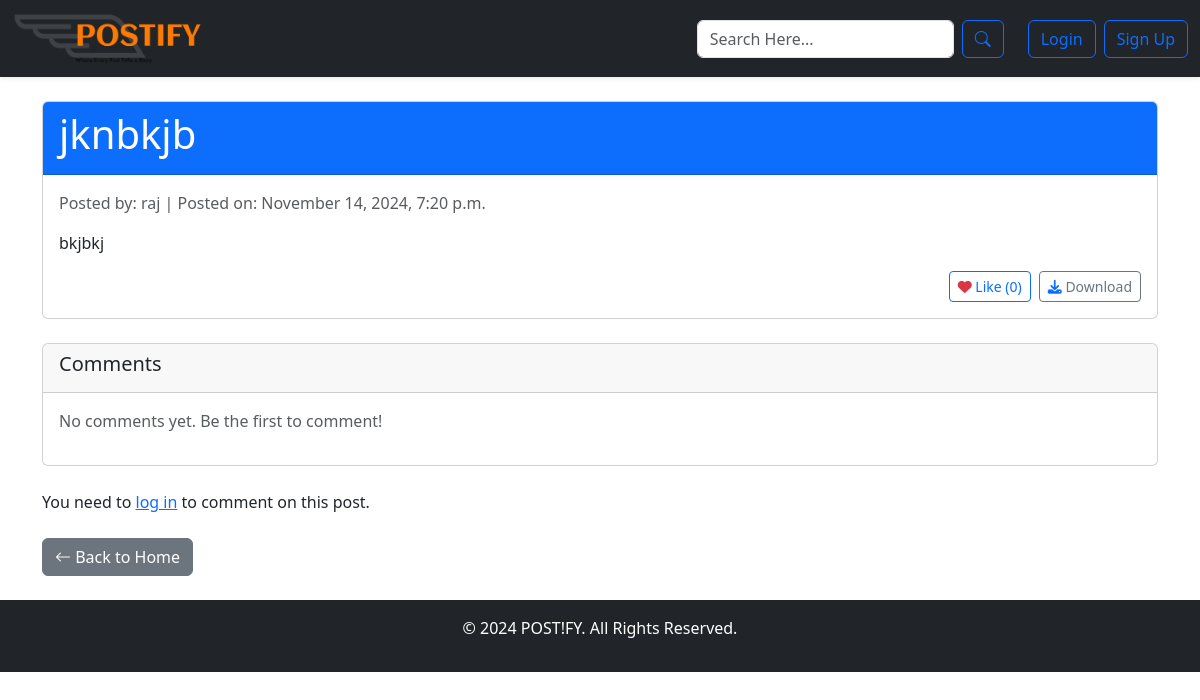
The page /post/8/ on the database as committed earlier.
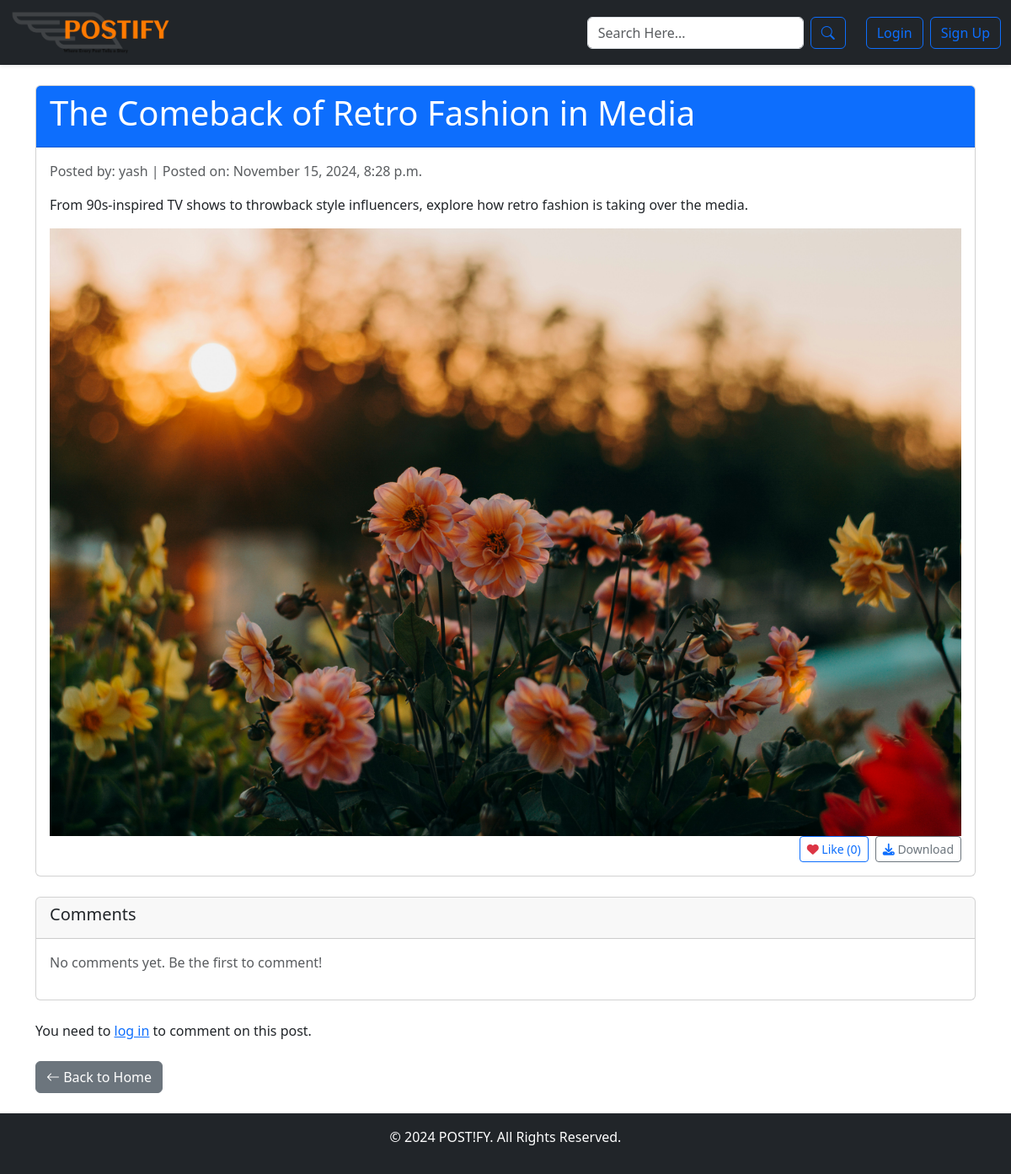
The same page on the database as committed later.
### app/models.py (models this page shows, shortened)
class Post(models.Model):
    user = models.ForeignKey(User, on_delete=models.CASCADE)
    title = models.CharField(max_length=255)
    content = models.TextField()
    file = models.FileField(upload_to='post_files/', null=True, blank=True)
    created_at = models.DateTimeField(auto_now_add=True)
    def like_count(self):
        return self.likes.count()

### app/views.py (the view)
# urls.py: path('post/<int:post_id>/', views.post_detail, name='post_detail'),
def post_detail(request, post_id):
    post = get_object_or_404(Post, id=post_id)
    comments = post.comments.all()
    file_type = None
    if post.file:
        if post.file.url.endswith(('.jpg', '.jpeg', '.png')):
            file_type = 'image'
        elif post.file.url.endswith(('.mp4', '.webm')):
            file_type = 'video'
        elif post.file.url.endswith(('.mp3', '.wav')):
            file_type = 'audio'
    if request.method == "POST":
        comment_form = CommentForm(request.POST)
        if comment_form.is_valid():
            comment = comment_form.save(commit=False)
            comment.post = post
            comment.user = request.user
            comment.save()
            return redirect('post_detail', post_id=post.id)
    else:
        comment_form = CommentForm()
    return render(request, 'post_detail.html', {
        'post': post,
        'file_type': file_type,
        'comments': comments,
        'comment_form': comment_form
    })

### app/forms.py
class CommentForm(forms.ModelForm):
    class Meta:
        model = Comment
        fields = ['content']

### templates/post_detail.html (shortened to what this page needs)
{% extends "base.html" %}
{% block content %}
<div class="container mt-4">
    <div class="card">
        <div class="card-header bg-primary text-white">
            <h1>{{ post.title }}</h1>
        </div>
        <div class="card-body">
            <p class="text-muted">Posted by: {{ post.user.username }} | Posted on: {{ post.created_at|date:"F j, Y, g:i a" }}</p>
            <p>{{ post.content }}</p>
            {% if post.file %}
                <div class="mt-3">
                    {% if file_type == "image" %}
                        <img src="{{ post.file.url }}" class="img-fluid" alt="Image attachment">
                    {% elif file_type == "video" %}
                        <video controls class="w-100">
                            <source src="{{ post.file.url }}" type="video/mp4">
                            Your browser does not support the video tag.
                        </video>
                    {% elif file_type == "audio" %}
                        <audio controls class="w-100">
                            <source src="{{ post.file.url }}" type="audio/mpeg">
                            Your browser does not support the audio element.
                        </audio>
                    {% else %}
                        <a href="{{ post.file.url }}" download class="btn btn-outline-secondary mt-3">
                            <i class="bi bi-download"></i> Download Attachment
                        </a>
                    {% endif %}
                </div>
            {% endif %}
            <div class="d-flex justify-content-end">
                <a href="{% url 'like_post' post.id %}" class="btn btn-sm btn-outline-primary me-2">
                    <i class="fa-solid fa-heart text-danger"></i> Like ({{ post.like_count }})
                </a>
                <a href="{% url 'download_file' post.id %}" class="btn btn-sm btn-outline-secondary">
                    <i class="fa-solid fa-download text-primary"></i> Download
                </a>
            </div>
        </div>
    </div>
    <div class="card mt-4">
        <div class="card-header">
            <h5>Comments</h5>
        </div>
        <div class="card-body">
            {% if comments %}
                <ul class="list-unstyled">
                    {% for comment in comments %}
                        <li class="mb-3">
                            <strong>{{ comment.user.username }}</strong> <small class="text-muted">{{ comment.created_at|date:"F j, Y, g:i a" }}</small>
                            <p>{{ comment.content }}</p>
                        </li>
                    {% endfor %}
                </ul>
            {% else %}
                <p class="text-muted">No comments yet. Be the first to comment!</p>
            {% endif %}
        </div>
    </div>
    {% if user.is_authenticated %}
        <div class="card mt-4">
            <div class="card-header">
                <h5>Leave a Comment</h5>
            </div>
            <div class="card-body">
                <form method="post" action="{% url 'post_detail' post.id %}">
                    {% csrf_token %}
                    <div class="mb-3">
                        <textarea name="content" class="form-control" rows="3" placeholder="Write your comment here..." required></textarea>
                    </div>
                    <button type="submit" class="btn btn-primary">Submit Comment</button>
                </form>
            </div>
        </div>
    {% else %}
        <p class="mt-4">You need to <a href="{% url 'login' %}">log in</a> to comment on this post.</p>
    {% endif %}
    <div class="mt-4">
        <a href="{% url 'home' %}" class="btn btn-secondary"><i class="bi bi-arrow-left"></i> Back to Home</a>
    </div>
</div>
{% endblock %}

### templates/base.html (shortened to what this page needs)
{% load static %}
<!DOCTYPE html>
<html lang="en">
<head>
    <link href="https://cdn.jsdelivr.net/npm/bootstrap@5.3.0/dist/css/bootstrap.min.css" rel="stylesheet">
    <link href="https://cdn.jsdelivr.net/npm/bootstrap-icons@1.10.5/font/bootstrap-icons.css" rel="stylesheet">
    <link rel="stylesheet" href="https://cdnjs.cloudflare.com/ajax/libs/font-awesome/6.4.2/css/all.min.css">
</head>
<body>
    <nav class="navbar navbar-expand-lg navbar-dark bg-dark shadow-sm mb-4">
        <div class="container-fluid">
            <a class="navbar-brand" href="{% url 'home' %}">
                <img src="{% static 'images/logo1.png' %}" alt="Logo" width="200" height="50" class="d-inline-block align-text-top">
            </a>
            <div class="collapse navbar-collapse" id="navbarNav">
                <form class="d-flex ms-auto" method="get" action="{% url 'search' %}">
                    <input class="form-control me-2" type="search" placeholder="Search Here..." aria-label="Search" name="q">
                    <button class="btn btn-outline-primary" type="submit"><i class="bi bi-search"></i></button>
                </form>
                <ul class="navbar-nav ms-3">
                    {% if user.is_authenticated %}
                        <li class="nav-item">
                            <a class="nav-link" href="{% url 'profile' %}">Profile</a>
                        </li>
                        <li class="nav-item">
                            <a class="nav-link" href="{% url 'new_post' %}">Create Post</a>
                        </li>
                        <li class="nav-item">
                            <a class="nav-link" href="{% url 'my_posts' %}">My Posts</a>
                        </li>
                        <li class="nav-item">
                            <a class="btn btn-outline-primary ms-2" href="{% url 'logout' %}">Logout</a>
                        </li>
                    {% else %}
                        <li class="nav-item">
                            <a class="btn btn-outline-primary ms-2" href="{% url 'login' %}">Login</a>
                        </li>
                        <li class="nav-item">
                            <a class="btn btn-outline-primary ms-2" href="{% url 'signup' %}">Sign Up</a>
                        </li>
                    {% endif %}
                </ul>
            </div>
        </div>
    </nav>
    {% block content %}
    {% endblock %}
    <footer class="bg-dark text-white text-center py-3 mt-4">
        <p>&copy; 2024 POST!FY. All Rights Reserved.</p>
    </footer>
</body>

Rows that differ between the two databases and show on the page:
changed Post: title "jknbkjb" → "The Comeback of Retro Fashion in Media"; user.username "raj" → "yash"; created_at "November 14, 2024, 7:20 p.m." → "November 15, 2024, 8:28 p.m."; content "bkjbkj" → "From 90s-inspired TV shows to throwback style influencers, explore how retro fashion is taking over the media."; file: picture added
